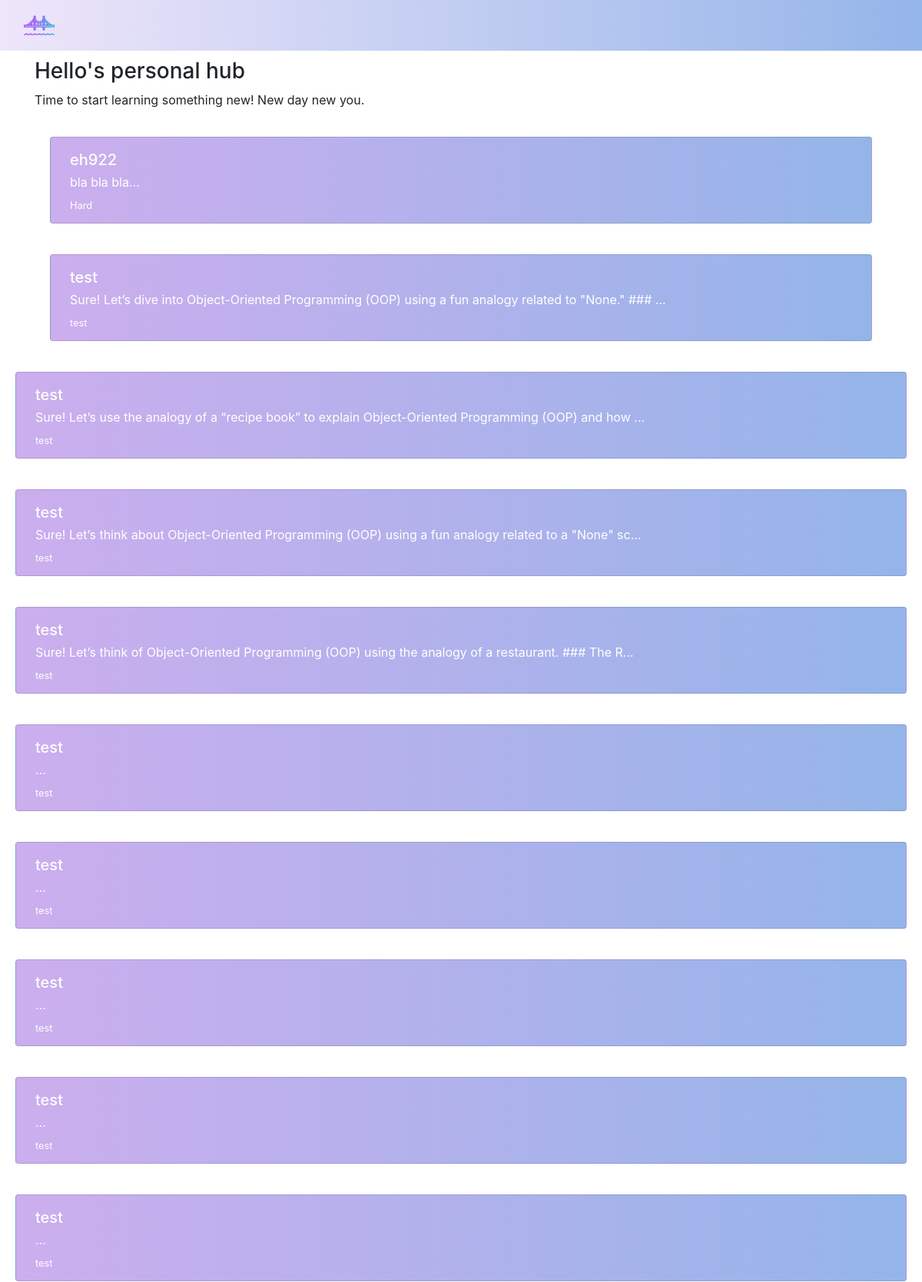
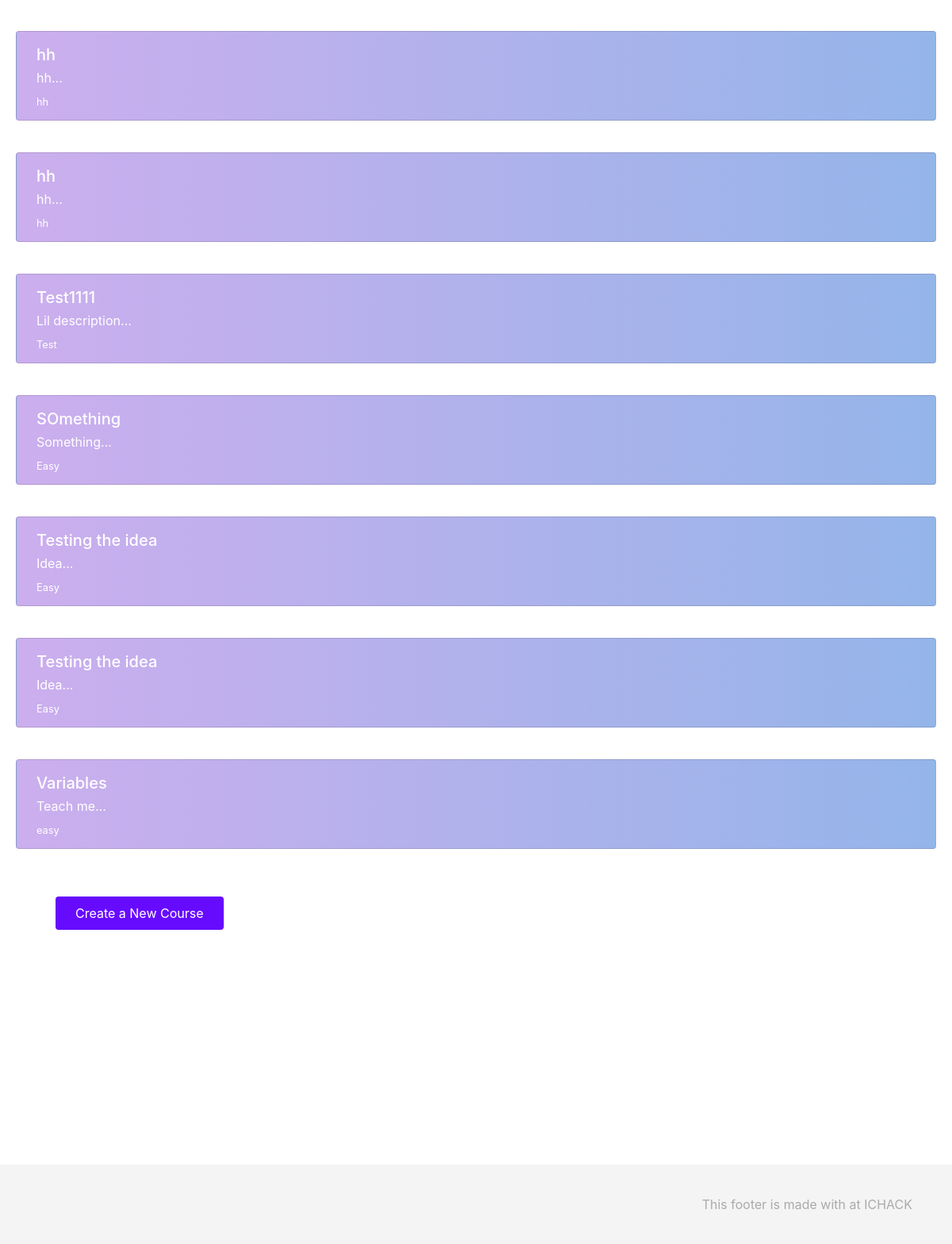
Page /dashboard (signed in) on the earlier database version (2 pictures, top to bottom).
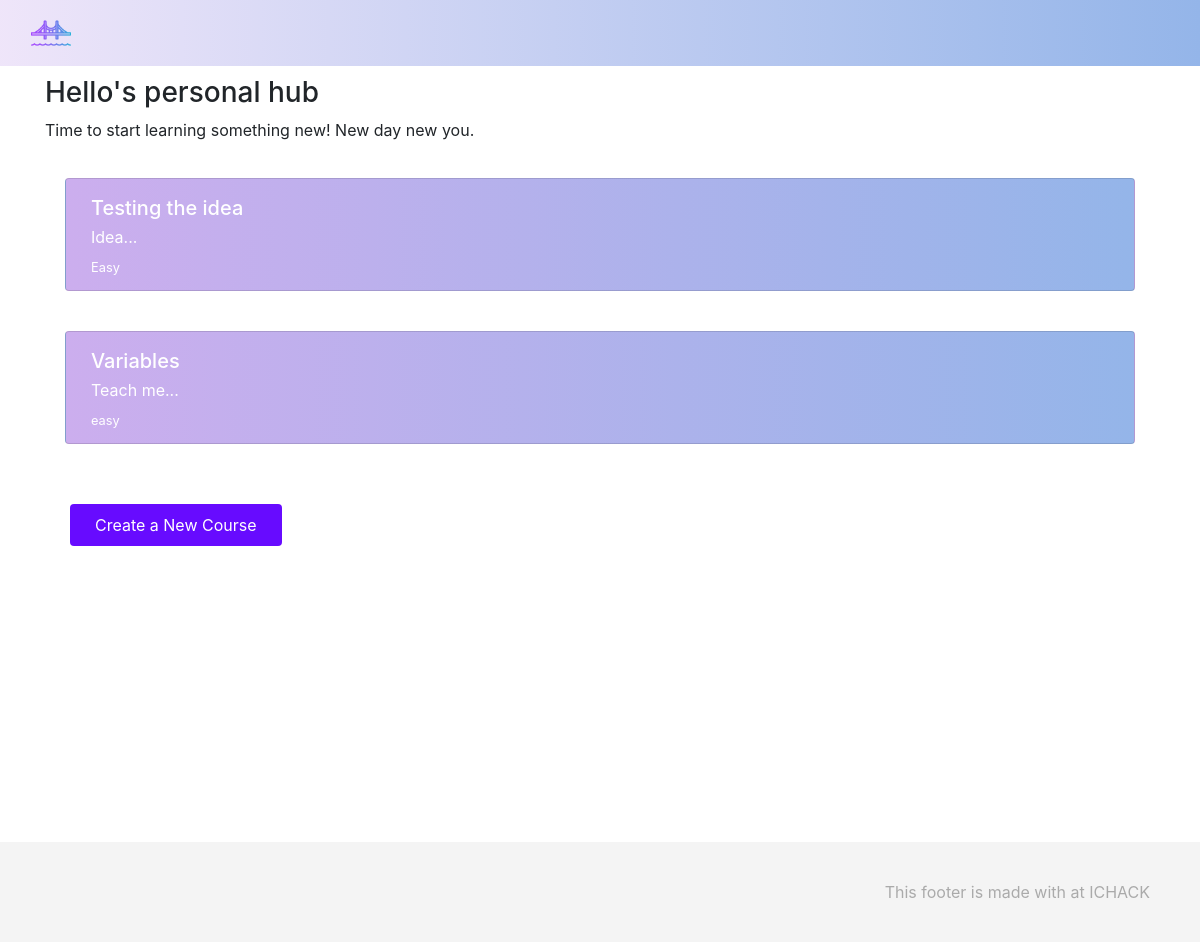
Same page on the later database version.
### app/models.py (models this page shows, shortened)
class User(UserMixin, db.Model):
    id = db.Column(db.Integer, primary_key=True)
    username = db.Column(db.String(150), unique=True, nullable=False)
    password_hash = db.Column(db.String(256), nullable=False)
    section_score = db.Column(db.Float, nullable=True)  # Stores scores, can be NULL
    key_interest = db.Column(db.String(255), nullable=True)  # Stores user interests
    courses = db.relationship('Course', back_populates='author', lazy=True)

class Course(db.Model):
    id = db.Column(db.Integer, primary_key=True)
    name = db.Column(db.String(100), nullable=False)
    difficulty_matrix = db.Column(db.String(100), nullable=False)
    description = db.Column(db.Text, nullable=False)
    content = db.Column(db.Text, nullable=False)
    questions = db.Column(db.Text, nullable=False)
    author_id = db.Column(db.Integer, db.ForeignKey('user.id'), nullable=False)
    author = db.relationship('User', back_populates='courses')

### app/routes.py (the view)
@main.route('/dashboard')
@login_required
def dashboard():
    username = current_user.username
    interest = current_user.key_interest
    courses = Course.query.filter_by(author_id=current_user.id).all()
    return render_template('dashboard.html', courses=courses, interest=interest, username=username)

### app/routes.py (called while the page is built)
@login_manager.user_loader
def load_user(user_id):
    return User.query.get(int(user_id))

### app/templates/dashboard.html (shortened to what this page needs)
{% extends "base.html" %}
{% block content %}
<body>
  <div class="background-image">
  <div class="main-container smaller-border">
    <div class="padding-top container">
        <h3>{{username}}'s personal hub</h3>
        <p>Time to start learning something new! New day new you.</p>
        <div class="list-group ">
            {% for course in courses %}
              <div class="padding-20">
              <a href="{{ url_for('main.view_course', id=course.id) }}" class="backgroundcolor list-group-item list-group-item-action">
                <div class="card-product-infos">
                  <h5 class="card-txt">  {{ course.name }}</h2>
                  <p class="card-txt">{{ course.description[:100] }}...</p>
                  <small class="card-txt">{{ course.difficulty_matrix }}</small>
                </div>
              </a>
            </div>
            </div>
            {% else %}
                <p>No courses found.
            {% endfor %}
            <div class="container padding-40">
              <a href="{{ url_for('main.create_course') }}" class="btn btn-flat">Create a New Course</a>
            </div>
        </div>
      </div>
  </body>
{% endblock %}

### app/templates/base.html (shortened to what this page needs)
<!DOCTYPE html>
<html lang="en">
<head>
    <link rel="stylesheet" href="https://cdn.jsdelivr.net/npm/bootstrap@4.3.1/dist/css/bootstrap.min.css">
    <link rel="stylesheet" href="{{ url_for('static', filename='style.css') }}">
    <script src="https://unpkg.com/@tailwindcss/browser@4"></script>
  </head>
<body>
  <div class="navbar navbar-expand-sm navbar-light navbar-lewagon">
    <div class="container-fluid">
      <a class="navbar-brand" href="#">
        <img src="{{ url_for('static', filename='images/bridge.png') }}" />
  </a>
    </div>
  </div>
 {% block content %}{% endblock %}
    <p style="padding-top: 20%;"></p>
    <div class="footer">
      <div class="footer-copyright">
        This footer is made with  at ICHACK
      </div>
    </div>
</body>
</html>

### app/static/style.css (style rules this page uses)
.btn-flat { color: white; padding: 8px 24px; border-radius: 4px; background: #670BFF; transition: 'background' 0.3s ease; }
.navbar-lewagon { justify-content: space-between; background: rgba(204, 174, 238, 0.249); background: linear-gradient(90deg, rgba(204, 174, 238, 0.318) 0%, rgba(148,181,233,1) 100%); }
.navbar-lewagon .navbar-brand img { width: 40px; }
.footer { background: #F4F4F4; display: flex; align-items: center; justify-content: space-between; height: 100px; padding: 0px 50px; color: rgba(0,0,0,0.3); }
.padding-20 { padding: 20px }
.padding-40 { padding: 40px }
.card-txt { margin: 5px; padding: 0px; color: white; }
.backgroundcolor { background: rgb(204,174,238); background: linear-gradient(90deg, rgba(204,174,238,1) 0%, rgba(148,181,233,1) 100%); }
.padding-top { padding-top:10px }

Differences in the rows shown:
removed Course: name "eh922", description "bla bla bla", difficulty_matrix "Hard"
removed Course: name "test", description "Sure! Let’s dive into Object-Oriented Programming (OOP) using a fun analogy related to \"None.\" ###", difficulty_matrix "test"
removed Course: name "test", description "Sure! Let’s use the analogy of a “recipe book” to explain Object-Oriented Programming (OOP) and how", difficulty_matrix "test"
removed Course: name "test", description "Sure! Let’s think about Object-Oriented Programming (OOP) using a fun analogy related to a \"None\" sc", difficulty_matrix "test"
removed Course: name "test", description "Sure! Let’s think of Object-Oriented Programming (OOP) using the analogy of a restaurant. ### The R", difficulty_matrix "test"
removed Course: name "test", difficulty_matrix "test"
removed Course: name "test", difficulty_matrix "test"
removed Course: name "test", difficulty_matrix "test"
removed Course: name "test", difficulty_matrix "test"
removed Course: name "test", difficulty_matrix "test"
removed Course: name "hh", description "hh", difficulty_matrix "hh"
removed Course: name "hh", description "hh", difficulty_matrix "hh"
removed Course: name "Test1111", description "Lil description", difficulty_matrix "Test"
removed Course: name "SOmething", description "Something", difficulty_matrix "Easy"
removed Course: name "Testing the idea", description "Idea", difficulty_matrix "Easy"
